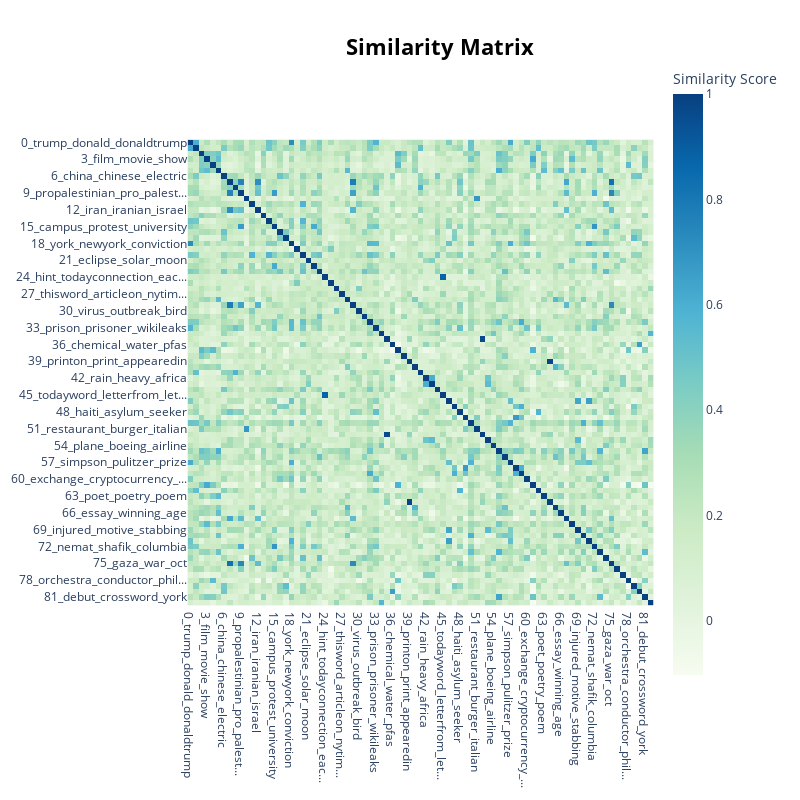

The code cell stored with this chart in its notebook:
### Code cell
model.visualize_heatmap()

### Figure 1 — Plotly figure (JSON) as saved in the notebook; plotly's stock layout.template omitted (floating-point values rounded to 4 significant figures; data arrays with more than 128 entries replaced by an {"elided": "..."} marker saying what was removed)
{"data": [{"coloraxis": "coloraxis", "hovertemplate": "x: %{x}<br>y: %{y}<br>Similarity Score: %{z}<extra></extra>", "name": "0", "type": "heatmap", "x": ["0_trump_donald_donaldtrump", "1_president_election_voter", "2_art_museum_artist", "3_film_movie_show", "4_album_track_music", "5_novel_book_author", "6_china_chinese_electric", "7_gaza_israel_ingaza", "8_ukraine_russia_russian", "9_propalestinian_pro_palest...", "10_pasta_chicken_recipe", "11_health_patient_expert", "12_iran_iranian_israel", "13_league_team_baseball", "14_abortion_ban_state", "15_campus_protest_university", "16_company_stock_paramount", "17_inflation_rate_reserve", "18_york_newyork_conviction", "19_feelingstuck_puzzlewe_on...", "20_drug_federal_care", "21_eclipse_solar_moon", "22_school_education_selective", "23_tiktok_app_ban", "24_hint_todayconnection_eac...", "25_puzzlehelp_needsome_case...", "26_animal_creature_specie", "27_thisword_articleon_nytim...", "28_mother_parent_father", "29_ceasefire_cease_fire", "30_virus_outbreak_bird", "31_artificialintelligence_a...", "32_eric_mayor_adam", "33_prison_prisoner_wikileaks", "34_bridge_ship_baltimore", "35_quotationof_quotation_day", "36_chemical_water_pfas", "37_dance_dancer_ballet", "38_image_caption_communicat...", "39_printon_print_appearedin", "40_met_dating_divorce", "41_aid_speaker_ukraine", "42_rain_heavy_africa", "43_tornado_storm_texas", "44_worker_union_plant", "45_todayword_letterfrom_let...", "46_officer_shooting_fired", "47_home_mortgage_seller", "48_haiti_asylum_seeker", "49_bedroom_house_home", "50_journalist_network_bias", "51_restaurant_burger_italian", "52_quotationof_quotation_day", "53_earthquake_quake_aftersh...", "54_plane_boeing_airline", "55_diary_metropolitan_tale", "56_socialmedium_medium_social", "57_simpson_pulitzer_prize", "58_property_thisweek_bedroom", "59_rent_landlord_stabilized", "60_exchange_cryptocurrency_...", "61_tony_nomination_theater", "62_ecuador_embassy_maduro", "63_poet_poetry_poem", "64_correctionthat_print_cor...", "65_relationship_life_couple", "66_essay_winning_age", "67_netanyahu_benjamin_prime...", "68_thismonth_pick_month", "69_injured_motive_stabbing", "70_ethicist_columnist_magaz...", "71_murder_guilty_pleaded", "72_nemat_shafik_columbia", "73_editor_reading_critic", "74_data_insurer_medical", "75_gaza_war_oct", "76_church_harlem_civil", "77_temperature_heat_record", "78_orchestra_conductor_phil...", "79_economy_optimistic_bad", "80_fossil_gas_drilling", "81_debut_crossword_york", "82_damaged_sank_beach"], "xaxis": "x", "y": ["0_trump_donald_donaldtrump", "1_president_election_voter", "2_art_museum_artist", "3_film_movie_show", "4_album_track_music", "5_novel_book_author", "6_china_chinese_electric", "7_gaza_israel_ingaza", "8_ukraine_russia_russian", "9_propalestinian_pro_palest...", "10_pasta_chicken_recipe", "11_health_patient_expert", "12_iran_iranian_israel", "13_league_team_baseball", "14_abortion_ban_state", "15_campus_protest_university", "16_company_stock_paramount", "17_inflation_rate_reserve", "18_york_newyork_conviction", "19_feelingstuck_puzzlewe_on...", "20_drug_federal_care", "21_eclipse_solar_moon", "22_school_education_selective", "23_tiktok_app_ban", "24_hint_todayconnection_eac...", "25_puzzlehelp_needsome_case...", "26_animal_creature_specie", "27_thisword_articleon_nytim...", "28_mother_parent_father", "29_ceasefire_cease_fire", "30_virus_outbreak_bird", "31_artificialintelligence_a...", "32_eric_mayor_adam", "33_prison_prisoner_wikileaks", "34_bridge_ship_baltimore", "35_quotationof_quotation_day", "36_chemical_water_pfas", "37_dance_dancer_ballet", "38_image_caption_communicat...", "39_printon_print_appearedin", "40_met_dating_divorce", "41_aid_speaker_ukraine", "42_rain_heavy_africa", "43_tornado_storm_texas", "44_worker_union_plant", "45_todayword_letterfrom_let...", "46_officer_shooting_fired", "47_home_mortgage_seller", "48_haiti_asylum_seeker", "49_bedroom_house_home", "50_journalist_network_bias", "51_restaurant_burger_italian", "52_quotationof_quotation_day", "53_earthquake_quake_aftersh...", "54_plane_boeing_airline", "55_diary_metropolitan_tale", "56_socialmedium_medium_social", "57_simpson_pulitzer_prize", "58_property_thisweek_bedroom", "59_rent_landlord_stabilized", "60_exchange_cryptocurrency_...", "61_tony_nomination_theater", "62_ecuador_embassy_maduro", "63_poet_poetry_poem", "64_correctionthat_print_cor...", "65_relationship_life_couple", "66_essay_winning_age", "67_netanyahu_benjamin_prime...", "68_thismonth_pick_month", "69_injured_motive_stabbing", "70_ethicist_columnist_magaz...", "71_murder_guilty_pleaded", "72_nemat_shafik_columbia", "73_editor_reading_critic", "74_data_insurer_medical", "75_gaza_war_oct", "76_church_harlem_civil", "77_temperature_heat_record", "78_orchestra_conductor_phil...", "79_economy_optimistic_bad", "80_fossil_gas_drilling", "81_debut_crossword_york", "82_damaged_sank_beach"], "yaxis": "y", "z": {"elided": "83x83 float values"}}], "layout": {"coloraxis": {"colorbar": {"title": {"text": "Similarity Score"}}, "colorscale": [[0, "rgb(247,252,240)"], [0.125, "rgb(224,243,219)"], [0.25, "rgb(204,235,197)"], [0.375, "rgb(168,221,181)"], [0.5, "rgb(123,204,196)"], [0.625, "rgb(78,179,211)"], [0.75, "rgb(43,140,190)"], [0.875, "rgb(8,104,172)"], [1, "rgb(8,64,129)"]]}, "height": 800, "hoverlabel": {"bgcolor": "white", "font": {"family": "Rockwell", "size": 16}}, "legend": {"title": {"text": "Trend"}}, "margin": {"t": 60}, "showlegend": true, "title": {"font": {"color": "Black", "size": 22}, "text": "<b>Similarity Matrix</b>", "x": 0.55, "xanchor": "center", "y": 0.95, "yanchor": "top"}, "width": 800, "xaxis": {"anchor": "y", "constrain": "domain", "domain": [0, 1], "scaleanchor": "y"}, "yaxis": {"anchor": "x", "autorange": "reversed", "constrain": "domain", "domain": [0, 1]}}}
